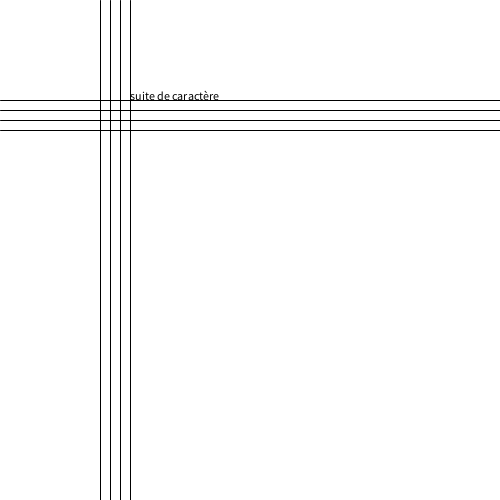
Frame 1 (no input)
Frame 60 (the mouse pressed at the canvas centre just before this capture): identical to frame 1, image omitted
Frame 120 (the mouse held since frame 60 and released just before this capture): identical to frame 1, image omitted

The Processing sketch that drew this single still picture (run headless with seeded random() and noise(); from frame 60 on, the mouse is pressed at the canvas centre):

// Processing sketch: bases
// ── bases.pde
int position=100; 
float nombreVirgule1=0.2;
char caractere='j';
String suiteDeCaractere="suite de caractère";
int variable=10;

float i=1;

void setup() {

  size(500,500);
  background(255);
  //height = size.height
  line(position,0,position,height);
  line(position+10,0,position+10,height);  
  line(position+20,0,position+20,height);    
  line(position+30,0,position+30,height);
  
  line(0,position,width,position);
  line(0,position+10,width,position+10);
  line(0,position+20,width,position+20);
  line(0,position+30,width,position+30);
  fill(0);  
  text(suiteDeCaractere,130,100);
}

void draw() {
  
  //point(variable, variable);
  //println(suiteDeCaractere);

}
